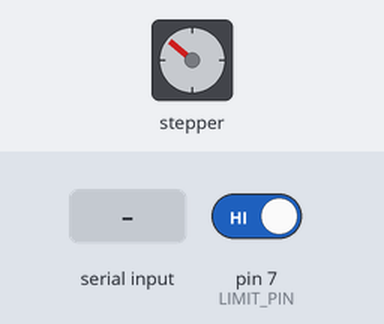
A sketch run on a simulated Arduino Uno, built with avr-gcc and run on an emulated ATmega328P. On the bench: stepper motor. Wiring (inferred from the names in the program): stepper motor driver (2415 steps per turn assumed): step pin 6; direction pin 9. Inputs (shaded band) come from the test bench; at power-on: pin 7 (LIMIT_PIN) HIGH. What the sketch prints to the serial monitor is not drawn.

Above: at 2.5 s.
2.6 s: "0\n" received over Serial
At 4.8 s:
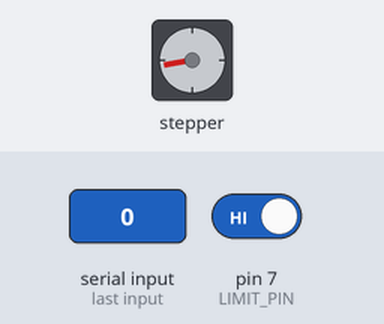
5.2 s: "0\n" received over Serial
At 6.8 s:
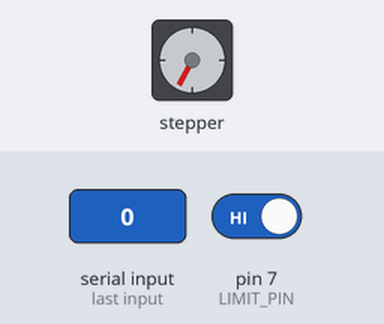
Timing chart, 0 to 8.3 s (numbered marks = the images above; inputs shaded):
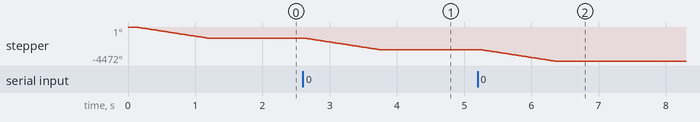

The sketch:

linearTest_UNO.ino
```cpp
#include <Arduino.h>

#define DIR_PIN        9    // 방향 제어 핀
#define STEP_PIN       6    // 스텝 펄스 핀
#define LIMIT_PIN      7    // 리밋 스위치 핀
// 지지 위치 : -580
// 모터·볼스크류 특성
const float STEPS_PER_REV  = 2415.0;         // 모터 1회전 당 스텝 수
const float SCREW_LEAD_MM  = 4.0;            // 볼스크류 1회전 당 이송 길이 (mm)
const float STEPS_PER_MM   = STEPS_PER_REV / SCREW_LEAD_MM;

// 스텝 펄스 폭·속도 (마이크로초)
const unsigned int STEP_PULSE_US = 50;
const unsigned int STEP_DELAY_US = 50;

// 현재 위치 (스텝 단위, 절대 좌표)
long currentPositionSteps = 0;

void setup() {
  // 핀 모드
  pinMode(DIR_PIN, OUTPUT);
  pinMode(STEP_PIN, OUTPUT);
  pinMode(LIMIT_PIN, INPUT_PULLUP);  // 스위치 누르면 LOW

  digitalWrite(DIR_PIN, LOW);
  digitalWrite(STEP_PIN, LOW);

  Serial.begin(9600);
  while (!Serial) { /* 시리얼 연결 대기 */ }

  // 1) 리밋 스위치까지 호밍
  homeAxis();

  // 2) 시리얼 입력 안내
  Serial.println();
  Serial.println("=== MM 단위 이동 제어 ===");
  Serial.println("목표 위치(mm) 입력 → Enter");
  Serial.println("예) 0.0  → 초기 위치");
  Serial.println("    4.0  → 볼스크류 1회전 (4 mm)");
  Serial.println("---------------------------------");
}

void loop() {
  // Serial.println(digitalRead(LIMIT_PIN));

  if (Serial.available() > 0) {
    String line = Serial.readStringUntil('\n');
    line.trim();
    if (line.length() == 0) return;

    float targetMm = line.toFloat();
    long targetSteps = lround(targetMm * STEPS_PER_MM);
    // 현재 위치(mm) 계산
    float currentMm   = currentPositionSteps / STEPS_PER_MM;
    // 목표 범위 제한: 0 ~ -590 mm 사이만 허용
    if (targetMm > 0 || targetMm < -590) {
      Serial.println("→ 오류: 목표 위치가 허용 범위를 벗어났습니다. (0 ~ -590 스텝)");
      return;
    }
    long deltaSteps   = targetSteps - currentPositionSteps;

    if (deltaSteps == 0) {
      // 실시간 위치 기반 출력
      currentMm = currentPositionSteps / STEPS_PER_MM;
      Serial.print("→ 이미 "); Serial.print(currentMm, 3);
      Serial.println(" mm 에 있습니다.");
      return;
    }

    // 이동 방향 설정
    bool dir = (deltaSteps > 0);
    digitalWrite(DIR_PIN, dir ? HIGH : LOW);

    Serial.print("→ 이동: ");
    Serial.print(targetMm, 3);
    Serial.print(" mm (");
    Serial.print(deltaSteps);
    Serial.println(" 스텝)");

    moveSteps(abs(deltaSteps), dir);

    // 이동 완료 후 실시간 위치 기반 mm 계산 및 출력
    currentMm = currentPositionSteps / STEPS_PER_MM;
    Serial.print("✔ 완료. 현재 위치: ");
    Serial.print(currentMm, 3);
    Serial.println("---------------------------------");
  }
}

// ——————————————
// 호밍 함수: 리밋 스위치 눌릴 때까지 이동 → 기준 스텝 0으로 설정
void homeAxis() {
  Serial.println(">>> Homing 시작: 리밋 스위치 감지 전까지 이동");
  // 스위치 방향으로 이동 (스위치 눌리면 digitalRead == LOW)
  digitalWrite(DIR_PIN, HIGH);
  delay(100);

  // 스위치가 눌리지 않은 동안 계속 스텝
  while (digitalRead(LIMIT_PIN) == LOW) {
    digitalWrite(STEP_PIN, HIGH);
    delayMicroseconds(STEP_PULSE_US);
    digitalWrite(STEP_PIN, LOW);
    delayMicroseconds(STEP_DELAY_US);
  }

  Serial.println(">>> 리밋 스위치 감지됨. 기준점 설정 완료.");
  currentPositionSteps = 0;

  // 스위치에서 살짝 이탈 (옵션, 너무 가까우면 이후 이동 시 접촉 유지될 수 있으므로)
  digitalWrite(DIR_PIN, LOW);
  for (int i = 0; i < 10000; i++) {
    digitalWrite(STEP_PIN, HIGH);
    delayMicroseconds(STEP_PULSE_US);
    digitalWrite(STEP_PIN, LOW);
    delayMicroseconds(STEP_DELAY_US);
    currentPositionSteps--;
  }

  float currentMm   = currentPositionSteps / STEPS_PER_MM;
  Serial.print(">>> Homing 완료. 현재 위치 = "); Serial.print(currentMm);
  Serial.println(" mm");
}

// ——————————————
// 지정된 스텝 수만큼 펄스 출력
void moveSteps(unsigned long steps, bool dir) {
  for (unsigned long i = 0; i < steps; i++) {
    // 리밋 스위치 감지 시 즉시 중지
    if (digitalRead(LIMIT_PIN) == HIGH) {
      Serial.println("⚠️ 이동 중 리밋 스위치 감지! 중지합니다.");
    // 스위치에서 살짝 이탈 (옵션, 너무 가까우면 이후 이동 시 접촉 유지될 수 있으므로)
    digitalWrite(DIR_PIN, LOW);
    for (int i = 0; i < 10000; i++) {
      digitalWrite(STEP_PIN, HIGH);
      delayMicroseconds(STEP_PULSE_US);
      digitalWrite(STEP_PIN, LOW);
      delayMicroseconds(STEP_DELAY_US);
      currentPositionSteps--;
    }
      break;
    }
    digitalWrite(STEP_PIN, HIGH);
    delayMicroseconds(STEP_PULSE_US);
    digitalWrite(STEP_PIN, LOW);
    delayMicroseconds(STEP_DELAY_US);
    // 실시간 위치 업데이트
    // DIR_PIN이 HIGH면 양(+), LOW면 음(-) 방향으로 스텝했으므로 currentPositionSteps를 증감
    if (dir) {
      currentPositionSteps++;
    } else {
      currentPositionSteps--;
    }
  }
}
```

Measured:
- after the input at 2.6 s, stepper: turns 1491° counter-clockwise in 1.1 s, starting at once
- after the input at 5.2 s, stepper: turns 1491° counter-clockwise in 1.1 s, starting at once
